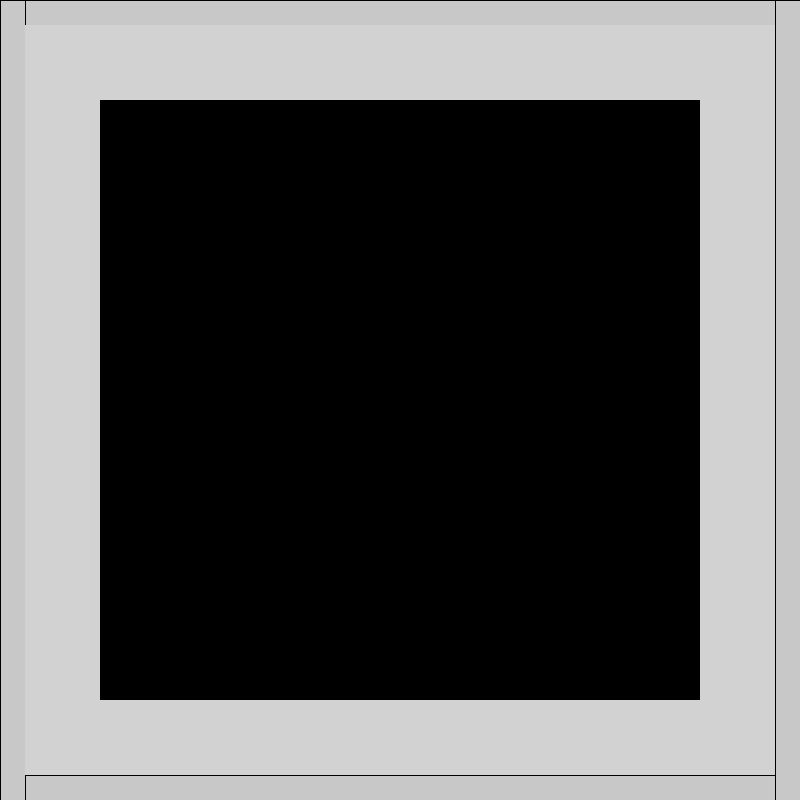
Frame 1 (no input)
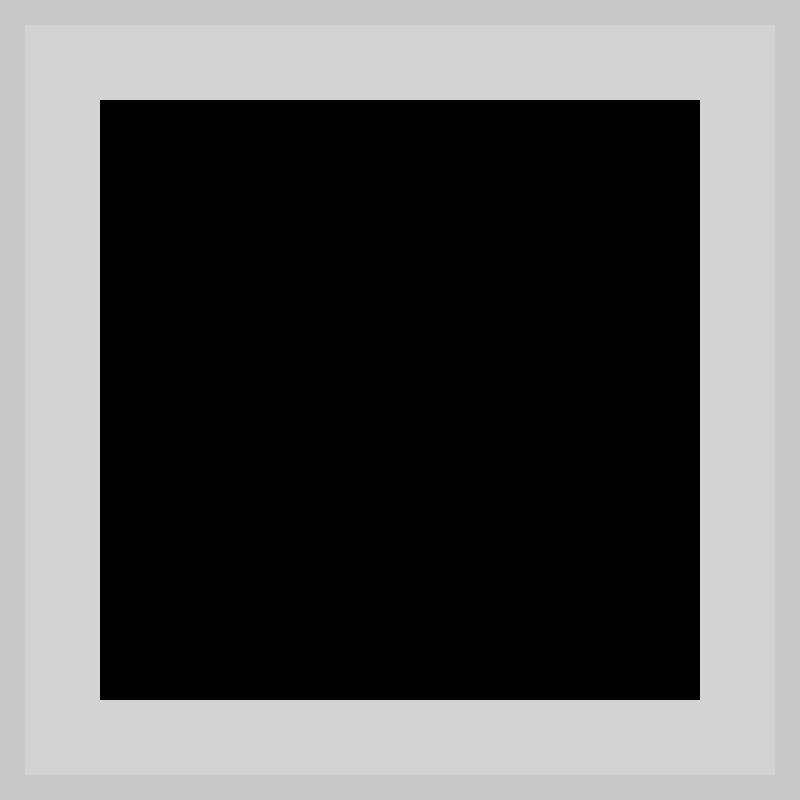
Frame 60 (the mouse pressed at the canvas centre just before this capture)
Frame 120 (the mouse held since frame 60 and released just before this capture): identical to frame 60, image omitted

The Processing sketch that drew these frames (run headless with seeded random() and noise(); from frame 60 on, the mouse is pressed at the canvas centre):

// Processing sketch: Background
// ── Background.pde
void setup(){
 size (800,800);
 background(0);
}

void draw(){
 fill(200);
 rect(0,0,25,800); 
 rect(775,0,25,800);
 rect(25,775,750,25);
 rect(25,0,750,25);
 fill(210);
 noStroke();
 rect(25,25,75,750);
 rect(25,700,750,75);
 rect(100,25,675,75);
 rect(700,25,75,750);
 
}
